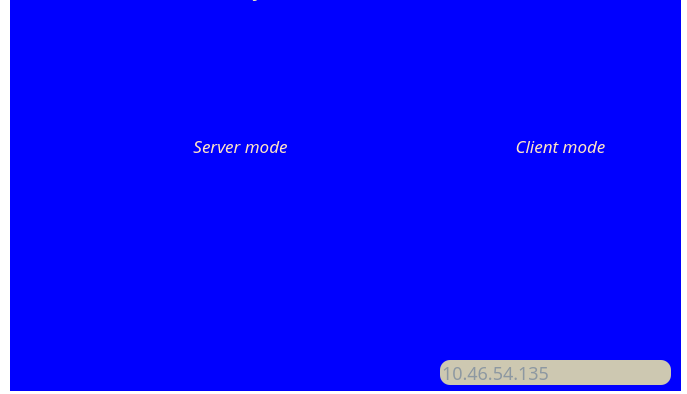
<?xml version="1.0" encoding="UTF-8"?>
<ui version="4.0">
 <class>ask_server_or_client</class>
 <widget class="QWidget" name="ask_server_or_client">
  <property name="geometry">
   <rect>
    <x>0</x>
    <y>0</y>
    <width>687</width>
    <height>394</height>
   </rect>
  </property>
  <property name="windowTitle">
   <string>Form</string>
  </property>
  <property name="styleSheet">
   <string notr="true">*{
	background:rgb(255, 255, 255);
	font-family:Century Gothic,sans-serif;
}
QFrame{
background: blue;
}
QFrame{
	border:sold 10px rgba(0,0,0);
	background-image: url(I:/coding/C++project/final_checker_v1/pictureSource/ask3.png);
}
QLineEdit{
	color: #8d98a1;
	background-color:#405361;
}
QLineEdit{
	color: #8d98a1;
	background-color:#CDC8B1;
	font-size:18px;
	border-style:outset;
	border-radius:10px;
}
QPushButton{
	background:rgba(85,170,225,0);
	border-style:outset;
	border-radius:10px; 
	color:#FFE4C4;
}
QPushButton:pressed{
	background-color:#405361;
	border-style:inset;
}
QCheckBox{
	background:rgba(85,170,225,0);
	color:white;
}
QLabel{
	background:rgba(85,170,225,0);
	color:#EEE9BF;
	font-style: italic bold;
	font size:50px;
}

</string>
  </property>
  <widget class="QFrame" name="frame">
   <property name="geometry">
    <rect>
     <x>10</x>
     <y>-80</y>
     <width>671</width>
     <height>471</height>
    </rect>
   </property>
   <property name="frameShape">
    <enum>QFrame::StyledPanel</enum>
   </property>
   <property name="frameShadow">
    <enum>QFrame::Raised</enum>
   </property>
   <widget class="QLabel" name="label">
    <property name="geometry">
     <rect>
      <x>-10</x>
      <y>40</y>
      <width>561</width>
      <height>51</height>
     </rect>
    </property>
    <property name="font">
     <font>
      <pointsize>17</pointsize>
      <italic>true</italic>
      <bold>false</bold>
      <underline>true</underline>
     </font>
    </property>
    <property name="text">
     <string>Please choose your network mode</string>
    </property>
    <property name="alignment">
     <set>Qt::AlignCenter</set>
    </property>
   </widget>
   <widget class="QPushButton" name="Client">
    <property name="geometry">
     <rect>
      <x>480</x>
      <y>190</y>
      <width>141</width>
      <height>71</height>
     </rect>
    </property>
    <property name="font">
     <font>
      <pointsize>13</pointsize>
      <italic>true</italic>
      <bold>false</bold>
     </font>
    </property>
    <property name="text">
     <string>Client mode</string>
    </property>
   </widget>
   <widget class="QPushButton" name="Server">
    <property name="geometry">
     <rect>
      <x>160</x>
      <y>190</y>
      <width>141</width>
      <height>71</height>
     </rect>
    </property>
    <property name="font">
     <font>
      <pointsize>13</pointsize>
      <italic>true</italic>
      <bold>false</bold>
     </font>
    </property>
    <property name="text">
     <string>Server mode</string>
    </property>
   </widget>
   <widget class="QLineEdit" name="IP">
    <property name="geometry">
     <rect>
      <x>430</x>
      <y>440</y>
      <width>231</width>
      <height>25</height>
     </rect>
    </property>
    <property name="text">
     <string>10.46.54.135</string>
    </property>
   </widget>
  </widget>
 </widget>
 <resources/>
 <connections/>
</ui>
